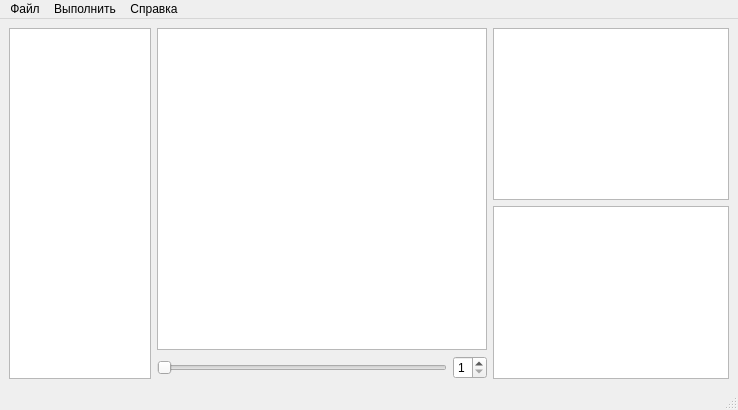
<?xml version="1.0" encoding="UTF-8"?>
<ui version="4.0">
 <class>MainWindow</class>
 <widget class="QMainWindow" name="MainWindow">
  <property name="geometry">
   <rect>
    <x>0</x>
    <y>0</y>
    <width>738</width>
    <height>410</height>
   </rect>
  </property>
  <property name="windowTitle">
   <string>OS_CW</string>
  </property>
  <widget class="QWidget" name="centralwidget">
   <layout class="QHBoxLayout" name="horizontalLayout" stretch="3,7,5">
    <item>
     <layout class="QVBoxLayout" name="verticalLayout">
      <item>
       <widget class="QTableView" name="tableView_data">
        <property name="sizePolicy">
         <sizepolicy hsizetype="Preferred" vsizetype="Minimum">
          <horstretch>0</horstretch>
          <verstretch>0</verstretch>
         </sizepolicy>
        </property>
        <property name="autoScrollMargin">
         <number>15</number>
        </property>
       </widget>
      </item>
     </layout>
    </item>
    <item>
     <layout class="QVBoxLayout" name="verticalLayout_2">
      <item>
       <widget class="QGraphicsView" name="graphicsView"/>
      </item>
      <item>
       <layout class="QHBoxLayout" name="horizontalLayout_2">
        <item>
         <widget class="QSlider" name="horizontalSlider">
          <property name="orientation">
           <enum>Qt::Horizontal</enum>
          </property>
         </widget>
        </item>
        <item>
         <widget class="QSpinBox" name="spinBox">
          <property name="minimum">
           <number>1</number>
          </property>
          <property name="maximum">
           <number>8</number>
          </property>
         </widget>
        </item>
       </layout>
      </item>
     </layout>
    </item>
    <item>
     <layout class="QVBoxLayout" name="verticalLayout_4">
      <item>
       <widget class="QGraphicsView" name="graphicsView_2"/>
      </item>
      <item>
       <widget class="QTextEdit" name="text_errors"/>
      </item>
     </layout>
    </item>
   </layout>
  </widget>
  <widget class="QMenuBar" name="menubar">
   <property name="geometry">
    <rect>
     <x>0</x>
     <y>0</y>
     <width>738</width>
     <height>21</height>
    </rect>
   </property>
   <widget class="QMenu" name="menu">
    <property name="title">
     <string>Файл</string>
    </property>
    <addaction name="action_openFile"/>
    <addaction name="action_saveReport"/>
    <addaction name="action_openSettings"/>
   </widget>
   <widget class="QMenu" name="menu_2">
    <property name="title">
     <string>Выполнить</string>
    </property>
    <addaction name="action_step_back"/>
    <addaction name="action_step_forward"/>
    <addaction name="action_play"/>
    <addaction name="separator"/>
    <addaction name="action_5"/>
    <addaction name="action_6"/>
   </widget>
   <widget class="QMenu" name="menu_3">
    <property name="title">
     <string>Справка</string>
    </property>
    <addaction name="action"/>
    <addaction name="action_2"/>
   </widget>
   <addaction name="menu"/>
   <addaction name="menu_2"/>
   <addaction name="menu_3"/>
  </widget>
  <widget class="QStatusBar" name="statusbar"/>
  <action name="action">
   <property name="text">
    <string>О программе</string>
   </property>
  </action>
  <action name="action_2">
   <property name="text">
    <string>&amp;Инструкция</string>
   </property>
  </action>
  <action name="action_openFile">
   <property name="text">
    <string>Открыть</string>
   </property>
  </action>
  <action name="action_step_back">
   <property name="text">
    <string>Шаг назад</string>
   </property>
  </action>
  <action name="action_step_forward">
   <property name="text">
    <string>Шаг вперед</string>
   </property>
  </action>
  <action name="action_play">
   <property name="text">
    <string>Авто-выполнение</string>
   </property>
  </action>
  <action name="action_5">
   <property name="text">
    <string>Повысить степень полинома</string>
   </property>
  </action>
  <action name="action_6">
   <property name="text">
    <string>Понизить степень полинома</string>
   </property>
  </action>
  <action name="action_4">
   <property name="text">
    <string>Отчёт</string>
   </property>
  </action>
  <action name="action_saveReport">
   <property name="text">
    <string>Сохранить отчёт</string>
   </property>
  </action>
  <action name="action_openSettings">
   <property name="text">
    <string>Настройки</string>
   </property>
  </action>
 </widget>
 <resources/>
 <connections/>
</ui>
